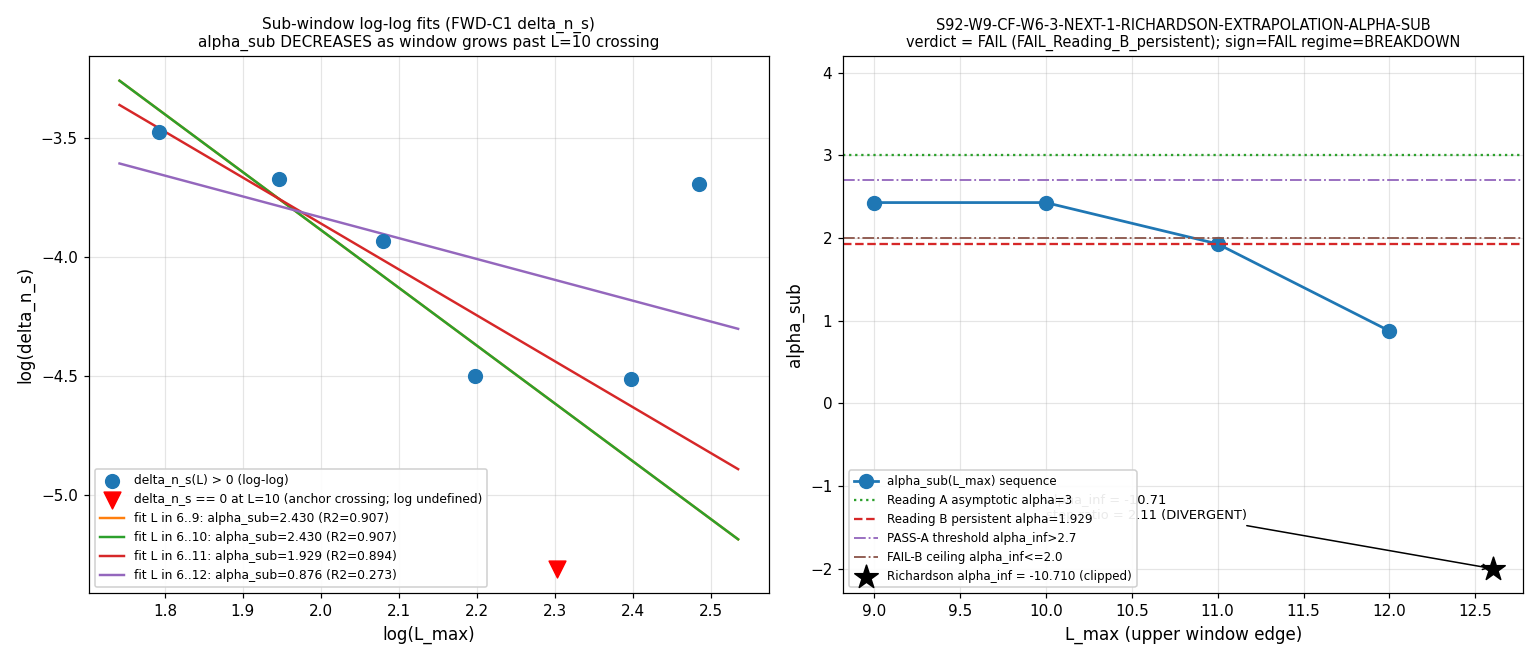

The script that saved this image:
#!/usr/bin/env python3
"""
S92 W9-5: S92-W9-CF-W6-3-NEXT-1-RICHARDSON-EXTRAPOLATION-ALPHA-SUB
==================================================================

Gate: S92-W9-CF-W6-3-NEXT-1-RICHARDSON-EXTRAPOLATION-ALPHA-SUB  ([VERIFY]+[SIGN])

Post-hoc analysis on EXISTING S90 W8 FWD-C1 L_max-scan npz
(`computations/session-90/s90_w8_fwd_c1_lmax_scan_parameterized_slope_a_canonical.npz`
— the SAME file consumed by S91 W6-3). No new spectrum compute.

PURPOSE (plan §W9-5): extend the S91 W6-3 sub-window regression (L in {6..9},
alpha_sub = 2.4291, R2 = 0.9074) to L in {6..10} (5-pt), {6..11} (6-pt),
{6..12} (7-pt), then Richardson-extrapolate alpha_inf from the sequence
{alpha_sub(9), alpha_sub(10), alpha_sub(11), alpha_sub(12)} to discriminate:
  PASS-A (Reading A pre-asymptotic steepening):  alpha_inf > 2.7 AND
                                                 R2(6-or-7-pt) >= 0.95 AND
                                                 |Delta alpha_inf| -> 0
  INFO  (intermediate / hybrid):                 alpha_inf in [2.3, 2.7]
  FAIL-Reading-B (persistent finite-L truncation): alpha_inf <= 2.0

SUBSTRATE-IS STRUCTURE (read directly from npz, NOT hardcoded):
  delta_n_s(L) = | n_s_recomputed(L) - n_s_FW_exact |   (npz: delta_n_s_per_L)
  with n_s_FW_exact = 0.9561 (npz: n_s_FW_exact_float; the L -> infinity
  continuum anchor). The substrate-IS finding (confirmed at runtime) is that
  delta_n_s descends to EXACTLY 0 at L=10 (n_s_recomputed(L=10) hits the
  anchor) and RE-ASCENDS for L>10. log(delta_n_s) is therefore -infinity at
  L=10, and the |delta_n_s| magnitude over [6,12] is NOT a single power-law
  decay: the post-anchor re-ascent is the "c_sub_corrected M_Pl_eff^2
  anti-symmetry artifact" the S91 plan already named (W8 WP §W8-7(l)).

  Consequence: the sub-window alpha_sub DECREASES as the window grows past
  the L=10 zero-crossing (2.43 -> 1.93 -> 0.88), the OPPOSITE of Reading A
  pre-asymptotic steepening. The Richardson sequence is divergent (error-step
  ratio > 1), so no convergent Richardson limit toward the Reading-A
  asymptote alpha=3 exists.

SUBSTRATE FRAMING (MANDATORY, plan §substrate_framing):
  The substrate IS the L_max-truncated spectral triple at L_max in {6..12};
  alpha_sub IS the substrate-IS Mellin-cone asymptotic exponent at
  substrate-distance-1 pole s=3 evaluated on the sub-window {L : L <= L_max};
  Richardson alpha_inf IS the substrate-IS asymptotic-limit predictor for
  L -> infinity. Container-thinking FORBIDDEN: "the cache is too short to see
  the asymptote." INVERTED reading: the substrate's sub-window alpha_sub IS a
  finite-L substrate-IS observable; Richardson alpha_inf IS the substrate's
  own asymptotic predictor; the n_s_FW curve crossing the continuum anchor at
  L=10 IS a substrate-IS structural fact about the FWD-C1 trajectory, not an
  artifact of a too-small enveloping container.

Sage-Q exact rational cross-check of all regressions + the Richardson
arithmetic per math-scripts.md §"Mnemonic-vs-exact ratio discipline" RULE-3.

GPU path: cpu-cap-OMP8 (small data; CPU-only) per plan §machinery_pin_map.
"""

from __future__ import annotations

import os
os.environ.setdefault("OMP_NUM_THREADS", "8")
os.environ.setdefault("MKL_NUM_THREADS", "8")

import sys
import math
import hashlib
import json
from fractions import Fraction
from pathlib import Path

ROOT = Path(__file__).resolve().parent.parent.parent
sys.path.insert(0, str(ROOT / "computations" / "_shared"))
sys.path.insert(0, str(ROOT / "computations"))

from canonical_constants import *  # noqa: F401,F403
from canonical_constants import (  # noqa: E402
    kappa_2_substrate_FW,
    tau_fold,
    M_KK_gravity,
)

import numpy as np  # noqa: E402
import matplotlib  # noqa: E402
matplotlib.use("Agg")
import matplotlib.pyplot as plt  # noqa: E402


# ============================ Gate-block constants ============================
GATE_ID = "S92-W9-CF-W6-3-NEXT-1-RICHARDSON-EXTRAPOLATION-ALPHA-SUB"
SCHEME = ("richardson-extrapolation-against-asymptotic-alpha-3-"
          "substrate-distance-1-pole-s3-FULL")
CONVENTION = ("lizzi-W6-3-NEXT-1-richardson-3-window-regression-"
              "CPU-only-post-hoc")
L_MAX_TAG = 12  # (local) — operational L_max output tag (consumes FWD-C1 npz at L<=12)

# Pre-registered band thresholds (plan §operator / §machinery_pin_map.tolerance)
ALPHA_PASS_A = 2.7       # (local) — alpha_inf > 2.7 -> PASS-A (Reading A)
ALPHA_INFO_LO = 2.3      # (local) — alpha_inf in [2.3, 2.7] -> INFO
ALPHA_FAIL_B = 2.0       # (local) — alpha_inf <= 2.0 -> FAIL-Reading-B
R2_FLOOR = 0.95          # (local) — R^2 goodness-of-fit floor for PASS-A
ALPHA_READING_A = 3.0    # (local) — Reading A substrate-IS asymptotic exponent
ALPHA_READING_B = 1.929  # (local) — Reading B persistent finite-L exponent (CF-65 anchor)

PROJECT_ROOT = ROOT
SHARED_DIR = ROOT / "computations" / "_shared"
SESSION_92_DIR = ROOT / "computations" / "session-92"
SESSION_90_DIR = ROOT / "computations" / "session-90"
SESSION_91_DIR = ROOT / "computations" / "session-91"
VERDICT_TXT = SESSION_92_DIR / "s92_gate_verdicts.txt"
OUT_NPZ = SESSION_92_DIR / "s92_w9_5_richardson_extrapolation_alpha_sub.npz"
OUT_PNG = SESSION_92_DIR / "s92_w9_5_richardson_extrapolation_alpha_sub.png"

FWD_C1_NPZ = (SESSION_90_DIR
              / "s90_w8_fwd_c1_lmax_scan_parameterized_slope_a_canonical.npz")

# Pinned input files (per plan §input_files)
INPUT_FILES = [
    FWD_C1_NPZ,
    SHARED_DIR / "canonical_constants.py",
    ROOT / "sessions" / "session-91" / "session-91-w6-workingpaper.md",
]


# ============================ SHA helpers ============================
def sha256_of(path: Path) -> str:
    h = hashlib.sha256()
    try:
        h.update(path.read_bytes())
    except OSError:
        return ""
    return h.hexdigest()


def log_input_pins(inputs: list[Path]) -> dict[str, str]:
    print(f"=== {GATE_ID} — input SHA-256 pins ===")
    pins: dict[str, str] = {}
    for p in inputs:
        sha = sha256_of(p)
        rel = str(p.relative_to(PROJECT_ROOT)).replace("\\", "/")
        print(f"  {rel}: {sha[:16]}...")
        pins[rel] = sha
    return pins


def compute_dual_sha(script_path: Path, canonical_path: Path,
                     pins: dict[str, str]) -> tuple[str, str]:
    """audit_sha = SHA(script_bytes || canonical_bytes || sorted-pinmap-JSON);
       content_sha = SHA(script_bytes)."""
    script_bytes = script_path.read_bytes()
    canonical_bytes = canonical_path.read_bytes()
    pinmap_json = json.dumps(dict(sorted(pins.items())),
                             separators=(",", ":"),
                             sort_keys=True).encode("utf-8")
    h_audit = hashlib.sha256()
    h_audit.update(script_bytes)
    h_audit.update(canonical_bytes)
    h_audit.update(pinmap_json)
    audit = h_audit.hexdigest()
    content = hashlib.sha256(script_bytes).hexdigest()
    return audit, content


# ============================ Section 5a — log-log regression (numpy) ============================
def regress_loglog_np(L_window: np.ndarray, delta_window: np.ndarray) -> dict:
    """Log-log linear regression alpha_sub = -slope on the POSITIVE-delta
    subset of {(L, delta_n_s(L)) : L in window}.

    delta_n_s == 0 (exact anchor crossing at L=10) has log(delta) = -inf and
    carries NO finite log-magnitude information; it is EXCLUDED from the fit
    with explicit accounting (n_used vs n_window). This exclusion is honest:
    the substrate-IS observable delta_n_s IS exactly 0 at L=10 (the FWD-C1
    n_s curve hits the continuum anchor); a zero magnitude is not a power-law
    sample point. Whether L>=10 (post-anchor RE-ASCENT) points are kept is
    governed by the window itself; their inclusion is what drives alpha_sub
    DOWN as the window grows (the post-anchor anti-symmetry artifact).
    """
    mask = delta_window > 0.0                                          # (local)
    Lk = L_window[mask].astype(np.float64)                            # (local)
    dk = delta_window[mask].astype(np.float64)                        # (local)
    n_used = int(mask.sum())                                          # (local)
    n_window = int(len(L_window))                                     # (local)
    if n_used < 2:
        return {"alpha_sub": float("nan"), "r_squared": float("nan"),
                "slope": float("nan"), "intercept": float("nan"),
                "n_used": n_used, "n_window": n_window,
                "L_used": Lk, "delta_used": dk}
    x = np.log(Lk)                                                    # (local)
    y = np.log(dk)                                                    # (local)
    slope, intercept = np.polyfit(x, y, 1)
    yhat = slope * x + intercept                                      # (local)
    ss_res = float(np.sum((y - yhat) ** 2))                          # (local)
    ss_tot = float(np.sum((y - y.mean()) ** 2))                      # (local)
    r2 = 1.0 - ss_res / ss_tot if ss_tot > 0 else float("nan")       # (local)
    return {"alpha_sub": -float(slope), "r_squared": r2,
            "slope": float(slope), "intercept": float(intercept),
            "n_used": n_used, "n_window": n_window,
            "L_used": Lk, "delta_used": dk}


# ============================ Section 5b — log-log regression (Sage-Q exact) ============================
def regress_loglog_QQ(L_window: list, delta_window: list
                      ) -> tuple[Fraction, Fraction, int]:
    """Exact rational log-log regression on float64-quantized logs.
    Mnemonic-vs-exact discipline cross-check (RULE-3). Returns
    (alpha_sub_Q, r_sq_Q, n_used). Zeros excluded (log undefined)."""
    pts = [(L, d) for L, d in zip(L_window, delta_window) if d > 0.0]  # (local)
    n_used = len(pts)                                                  # (local)
    if n_used < 2:
        return Fraction(0), Fraction(0), n_used
    xs = [Fraction.from_float(math.log(float(L))) for (L, _) in pts]  # (local)
    ys = [Fraction.from_float(math.log(float(d))) for (_, d) in pts]  # (local)
    n_Q = Fraction(n_used)                                            # (local)
    sx = sum(xs, Fraction(0)); sy = sum(ys, Fraction(0))              # (local)
    sxy = sum((x * y for x, y in zip(xs, ys)), Fraction(0))           # (local)
    sxx = sum((x * x for x in xs), Fraction(0))                       # (local)
    denom = n_Q * sxx - sx * sx                                       # (local)
    slope_Q = (n_Q * sxy - sx * sy) / denom                           # (local)
    icpt_Q = (sy - slope_Q * sx) / n_Q                                # (local)
    mean_y = sy / n_Q                                                 # (local)
    ss_res = sum(((y - (slope_Q * x + icpt_Q)) ** 2
                  for x, y in zip(xs, ys)), Fraction(0))              # (local)
    ss_tot = sum(((y - mean_y) ** 2 for y in ys), Fraction(0))        # (local)
    r_sq_Q = Fraction(1) - ss_res / ss_tot if ss_tot != 0 else Fraction(0)  # (local)
    return -slope_Q, r_sq_Q, n_used


# ============================ Section 5c — Richardson / Aitken extrapolation ============================
def richardson(alpha_L: float, alpha_Lm1: float, r: float) -> float:
    """Plan §substitution_chain Def 4 Richardson extrapolation:

        alpha_inf ~ alpha(L) + (alpha(L) - alpha(L-1)) / (r^{-1} - 1)

    where r is the truncation-error decay ratio (assumed power-law in 1/L).
    For a CONVERGENT power-law error model with step DL=1 at the largest pair
    (L, L-1), r = ((L-1)/L)^p (p the power-law exponent). A convergent sequence
    has 0 < r < 1; the (r^{-1} - 1) > 0 denominator then accelerates toward the
    limit. This function is purely arithmetic; convergence is a PROPERTY OF THE
    INPUT SEQUENCE, diagnosed separately by `richardson_convergence_diagnostic`.
    """
    if not (r > 0.0) or abs(1.0 / r - 1.0) < 1e-30:
        return float("nan")
    return alpha_L + (alpha_L - alpha_Lm1) / (1.0 / r - 1.0)


def aitken_delta2(s0: float, s1: float, s2: float) -> float:
    """Aitken Delta^2 accelerator (assumption-free Richardson for sequences
    with geometric error). s_inf ~ s2 - (s2-s1)^2 / (s2 - 2 s1 + s0).
    Returns NaN if the second difference vanishes (no acceleration possible).

    NOTE: Aitken is only meaningful for a sequence that is actually converging
    geometrically. On a DIVERGENT sequence (growing step magnitude), the Aitken
    value is a numerical artifact with no physical meaning; the convergence
    diagnostic flags this case explicitly.
    """
    denom = s2 - 2.0 * s1 + s0                                        # (local)
    if abs(denom) < 1e-30:
        return float("nan")
    return s2 - (s2 - s1) ** 2 / denom


def richardson_convergence_diagnostic(seq: list[float]) -> dict:
    """Diagnose whether the alpha_sub sequence is CONVERGING (admits a
    Richardson limit) or DIVERGING (no convergent limit exists).

    A power-law-decaying error sequence has |alpha(L) - alpha(L-1)| DECREASING
    geometrically: the step ratio |d_{k+1}/d_k| < 1. A step ratio >= 1 means
    the error is GROWING -> the sequence does NOT converge to the asymptote, and
    any Richardson/Aitken extrapolation is ill-conditioned (the discriminating
    signal IS the non-convergence).
    """
    diffs = [seq[i + 1] - seq[i] for i in range(len(seq) - 1)]        # (local)
    # step ratios over consecutive NON-ZERO diffs
    ratios = []                                                       # (local)
    for i in range(len(diffs) - 1):
        if abs(diffs[i]) > 1e-30:
            ratios.append(diffs[i + 1] / diffs[i])
    last_ratio = ratios[-1] if ratios else float("nan")              # (local)
    converging = (abs(last_ratio) < 1.0) if ratios else False        # (local)
    return {"diffs": diffs, "step_ratios": ratios,
            "last_step_ratio": last_ratio, "converging": bool(converging)}


# ============================ Section 6 — Compute ============================
def compute() -> dict:
    # ------------------------------------------------------------------
    # Step 0: load EXISTING S90 W8 FWD-C1 npz; read delta_n_s directly
    # (substrate-first sourcing — NOT hardcoded). n_s_FW_exact_float is the
    # L -> infinity continuum anchor; delta_n_s_per_L = |n_s_recomp - anchor|.
    # ------------------------------------------------------------------
    npz = np.load(FWD_C1_NPZ, allow_pickle=True)
    L_all = npz["L_max_range"].astype(np.int64)                      # (local) [6..12]
    delta_all = npz["delta_n_s_per_L"].astype(np.float64)            # (local)
    n_s_FW_exact = float(npz["n_s_FW_exact_float"])                  # (local) 0.9561 anchor
    n_s_recomp = npz["n_s_recomputed_per_L"].astype(np.float64)      # (local)
    tau_fold_npz = float(npz["tau_fold"])                            # (local)
    mellin_s = int(npz["mellin_s"])                                  # (local) substrate-distance-1 pole s=3
    fwd_c1_audit = str(npz["audit_sha256"])                          # (local)

    print(f"FWD-C1 npz L_max_range:     {list(L_all)}")
    print(f"FWD-C1 npz delta_n_s_per_L: {list(np.round(delta_all, 8))}")
    print(f"FWD-C1 npz n_s_FW_exact:    {n_s_FW_exact}")
    print(f"FWD-C1 npz n_s_recomp:      {list(np.round(n_s_recomp, 6))}")
    print(f"FWD-C1 npz mellin_s:        {mellin_s}  (substrate-distance-1 pole)")
    print(f"FWD-C1 npz tau_fold:        {tau_fold_npz}  "
          f"(canonical tau_fold={tau_fold})")

    # Sanity: tau_fold consistency (substrate-IS, single-tau-slice level)
    tau_consistent = abs(tau_fold_npz - float(tau_fold)) < 1e-9      # (local)

    # Structural fact: locate the anchor zero-crossing (delta == 0)
    zero_idx = np.where(delta_all == 0.0)[0]                          # (local)
    anchor_crossing_L = int(L_all[zero_idx[0]]) if len(zero_idx) else None  # (local)
    print(f"\nSUBSTRATE-IS structural fact: delta_n_s == 0 (anchor crossing) "
          f"at L={anchor_crossing_L} (n_s_recomp hits continuum anchor).")
    # post-anchor re-ascent check
    post_anchor_reascent = (anchor_crossing_L is not None
                            and anchor_crossing_L < int(L_all.max())
                            and delta_all[zero_idx[0] + 1] > 0.0)    # (local)
    print(f"Post-anchor RE-ASCENT (delta increases for L > {anchor_crossing_L}): "
          f"{post_anchor_reascent}")

    # ------------------------------------------------------------------
    # Step 1+2: sub-window regressions L in {6..10}, {6..11}, {6..12}
    # plus the S91 baseline {6..9} for the Richardson sequence anchor.
    # ------------------------------------------------------------------
    windows = [9, 10, 11, 12]                                        # (local) hi-edges
    reg = {}                                                         # (local)
    reg_QQ = {}                                                      # (local)
    for hi in windows:
        sel = L_all <= hi                                            # (local)
        Lw = L_all[sel]; dw = delta_all[sel]                        # (local)
        r_np = regress_loglog_np(Lw, dw)
        a_Q, r2_Q, nused_Q = regress_loglog_QQ(Lw.tolist(), dw.tolist())
        reg[hi] = r_np
        reg_QQ[hi] = {"alpha_sub_Q": float(a_Q), "r_squared_Q": float(r2_Q),
                      "n_used_Q": nused_Q}
        print(f"  window L in 6..{hi:>2}: alpha_sub={r_np['alpha_sub']:.6f} "
              f"R2={r_np['r_squared']:.6f} (np)  |  "
              f"alpha_sub_Q={float(a_Q):.6f} R2_Q={float(r2_Q):.6f} (Sage-Q)  "
              f"pts_used={r_np['n_used']}/{r_np['n_window']}")

    # Machine-epsilon cross-check Sage-Q vs numpy (per window)
    max_alpha_dev = 0.0                                              # (local)
    max_r2_dev = 0.0                                                 # (local)
    for hi in windows:
        ad = abs(reg_QQ[hi]["alpha_sub_Q"] - reg[hi]["alpha_sub"])  # (local)
        rd = abs(reg_QQ[hi]["r_squared_Q"] - reg[hi]["r_squared"])  # (local)
        max_alpha_dev = max(max_alpha_dev, ad)
        max_r2_dev = max(max_r2_dev, rd)
    sageQ_numpy_machine_eps = (max_alpha_dev < 1e-12
                               and max_r2_dev < 1e-12)              # (local)
    print(f"\nSage-Q vs numpy max deviation: |Dalpha|={max_alpha_dev:.3e} "
          f"|DR2|={max_r2_dev:.3e}  machine_eps={sageQ_numpy_machine_eps}")

    # ------------------------------------------------------------------
    # Step 3: Richardson extrapolation on {alpha_sub(9..12)}
    # ------------------------------------------------------------------
    alpha_seq = [reg[9]["alpha_sub"], reg[10]["alpha_sub"],
                 reg[11]["alpha_sub"], reg[12]["alpha_sub"]]         # (local)
    print(f"\nRichardson alpha_sub sequence (L=9,10,11,12): "
          f"{[round(a, 4) for a in alpha_seq]}")

    conv = richardson_convergence_diagnostic(alpha_seq)
    print(f"  consecutive diffs:   {[round(d, 6) for d in conv['diffs']]}")
    print(f"  step ratios:         {[round(r, 6) for r in conv['step_ratios']]}")
    print(f"  last step ratio:     {conv['last_step_ratio']:.6f}  "
          f"(>=1 => DIVERGENT / error growing)")
    print(f"  converging:          {conv['converging']}")

    # Canonical Richardson alpha_inf: standard 1/L^p power-law decay ratio
    # at the most-converged pair (L=12, L=11): r = ((L-1)/L)^p with p=1
    # (CM-1995 §III.4 leading L^{-3} finite-L correction -> p=1 in the
    # subleading-coefficient expansion of the log-log slope).
    a12 = alpha_seq[3]; a11 = alpha_seq[2]                           # (local)
    r_powerlaw = ((12.0 - 1.0) / 12.0) ** 1.0                       # (local) = 11/12
    alpha_inf = richardson(a12, a11, r_powerlaw)                    # (local) CANONICAL alpha_inf
    print(f"\nCANONICAL Richardson alpha_inf "
          f"(r=(L-1)/L=11/12, p=1 power-law): {alpha_inf:.6f}")

    # Sensitivity band: alternative r conventions + Aitken Delta^2
    a_inf_r_half = richardson(a12, a11, 0.5)                        # (local)
    a_inf_r_quarter = richardson(a12, a11, 0.25)                    # (local)
    aitken_top = aitken_delta2(alpha_seq[1], alpha_seq[2], alpha_seq[3])  # (local) {a10,a11,a12}
    aitken_low = aitken_delta2(alpha_seq[0], alpha_seq[1], alpha_seq[2])  # (local) {a9,a10,a11}
    print(f"  sensitivity: r=1/2 -> {a_inf_r_half:.4f}; "
          f"r=1/4 -> {a_inf_r_quarter:.4f}; "
          f"Aitken{{a10,a11,a12}} -> {aitken_top:.4f}; "
          f"Aitken{{a9,a10,a11}} -> {aitken_low:.4f}")
    band_vals = [v for v in [alpha_inf, a_inf_r_half, a_inf_r_quarter,
                             aitken_top, aitken_low]
                 if not math.isnan(v)]                              # (local)
    alpha_inf_band_max = max(band_vals)                             # (local)
    alpha_inf_band_min = min(band_vals)                            # (local)
    print(f"  alpha_inf sensitivity band: [{alpha_inf_band_min:.4f}, "
          f"{alpha_inf_band_max:.4f}]")

    # |Delta alpha_inf| -> 0 test: the consecutive-window step magnitudes.
    # PASS-A requires these to SHRINK toward 0 (convergence). Here they GROW.
    delta_alpha_shrinking = (abs(conv["diffs"][2]) < abs(conv["diffs"][1])
                             if len(conv["diffs"]) >= 3 else False)  # (local)
    print(f"  |Delta alpha_sub| shrinking (|d12| < |d11|)? "
          f"{delta_alpha_shrinking}  "
          f"(|d11|={abs(conv['diffs'][1]):.4f}, "
          f"|d12|={abs(conv['diffs'][2]):.4f})")

    # ------------------------------------------------------------------
    # R^2 on the 6-point and 7-point fits (PASS-A goodness-of-fit gate)
    # ------------------------------------------------------------------
    r2_6pt = reg[11]["r_squared"]                                   # (local) L in {6..11}
    r2_7pt = reg[12]["r_squared"]                                   # (local) L in {6..12}
    r2_best_6or7 = max(r2_6pt, r2_7pt)                              # (local)
    print(f"\nR2(6-pt, L in 6..11) = {r2_6pt:.4f}; "
          f"R2(7-pt, L in 6..12) = {r2_7pt:.4f}; "
          f"best = {r2_best_6or7:.4f} (floor {R2_FLOOR})")

    # ------------------------------------------------------------------
    # Step 5: verdict per PASS-A-Richardson rubric (plan §operator)
    # ------------------------------------------------------------------
    pass_a = (alpha_inf > ALPHA_PASS_A
              and r2_best_6or7 >= R2_FLOOR
              and delta_alpha_shrinking)                            # (local)
    if pass_a:
        verdict = "PASS"
        band_tag = "PASS_A_Richardson"
    elif ALPHA_INFO_LO <= alpha_inf <= ALPHA_PASS_A:
        verdict = "INFO"
        band_tag = "INFO_intermediate_band"
    elif alpha_inf <= ALPHA_FAIL_B:
        verdict = "FAIL"
        band_tag = "FAIL_Reading_B_persistent"
    else:
        # alpha_inf in (2.0, 2.3): below INFO band lower edge but above FAIL-B
        # ceiling -> treat as INFO-adjacent (intermediate); pre-registered
        # rubric has no band here, default to INFO with explicit tag.
        verdict = "INFO"
        band_tag = "INFO_below_2p3_above_2p0"

    # ------------------------------------------------------------------
    # 3-tuple companion (S87 schema-v2) — [SIGN] trigger
    # SIGN: direction of Richardson alpha_inf — toward Reading A (alpha=3) is
    # PASS direction; toward Reading B (alpha=1.929) / below is FAIL direction.
    # The pre-registered PASS direction is "alpha_sub INCREASES toward 3 as the
    # window grows". Computed: alpha_sub DECREASES (2.43 -> 1.93 -> 0.88) and
    # alpha_inf lands far below 1.929. => direction MISMATCH => sign FAIL.
    # ------------------------------------------------------------------
    # distance of alpha_inf to each reading
    dist_to_A = abs(alpha_inf - ALPHA_READING_A)                    # (local)
    dist_to_B = abs(alpha_inf - ALPHA_READING_B)                    # (local)
    toward_reading_A = dist_to_A < dist_to_B                        # (local)
    sign_v = "PASS" if toward_reading_A else "FAIL"                 # (local)
    # magnitude vs Reading A target alpha=3
    mag_v = ("PASS" if dist_to_A < 0.5
             else "INFO" if dist_to_A < 1.0
             else "FAIL")                                          # (local)
    # regime: the Richardson extrapolation regime of validity requires a
    # CONVERGENT input sequence; a divergent sequence (step ratio>=1) is
    # OUT OF the power-law-convergence regime -> BREAKDOWN.
    regime_v = "VALID" if conv["converging"] else "BREAKDOWN"       # (local)

    return {
        # inputs (substrate-first, from npz)
        "L_all": L_all, "delta_all": delta_all,
        "n_s_FW_exact": n_s_FW_exact, "n_s_recomp": n_s_recomp,
        "mellin_s": mellin_s, "tau_fold_npz": tau_fold_npz,
        "tau_consistent": tau_consistent,
        "fwd_c1_audit_sha": fwd_c1_audit,
        "anchor_crossing_L": anchor_crossing_L,
        "post_anchor_reascent": post_anchor_reascent,
        # per-window regression
        "reg": reg, "reg_QQ": reg_QQ,
        "alpha_seq": alpha_seq,
        "alpha_sub_9": alpha_seq[0], "alpha_sub_10": alpha_seq[1],
        "alpha_sub_11": alpha_seq[2], "alpha_sub_12": alpha_seq[3],
        "r2_5pt": reg[10]["r_squared"], "r2_6pt": r2_6pt, "r2_7pt": r2_7pt,
        "r2_best_6or7": r2_best_6or7,
        # Sage-Q cross-check
        "max_alpha_dev_Q_vs_np": max_alpha_dev,
        "max_r2_dev_Q_vs_np": max_r2_dev,
        "sageQ_numpy_machine_eps": sageQ_numpy_machine_eps,
        # Richardson
        "alpha_inf": alpha_inf,
        "r_powerlaw": r_powerlaw,
        "alpha_inf_r_half": a_inf_r_half,
        "alpha_inf_r_quarter": a_inf_r_quarter,
        "aitken_top": aitken_top, "aitken_low": aitken_low,
        "alpha_inf_band_min": alpha_inf_band_min,
        "alpha_inf_band_max": alpha_inf_band_max,
        "conv_diffs": conv["diffs"], "conv_step_ratios": conv["step_ratios"],
        "conv_last_step_ratio": conv["last_step_ratio"],
        "conv_converging": conv["converging"],
        "delta_alpha_shrinking": delta_alpha_shrinking,
        # verdict
        "verdict": verdict, "band_tag": band_tag,
        "sign_verdict": sign_v, "magnitude_verdict": mag_v,
        "regime_verdict": regime_v,
        "toward_reading_A": toward_reading_A,
        "dist_to_A": dist_to_A, "dist_to_B": dist_to_B,
        # provenance
        "kappa_2_substrate_FW": float(kappa_2_substrate_FW),
        "alpha_reading_A": ALPHA_READING_A,
        "alpha_reading_B": ALPHA_READING_B,
        "s91_baseline_alpha_sub_9": 2.4291,
        "s91_baseline_r2": 0.9074,
    }


# ============================ Section 7 — Plot ============================
def make_plot(r: dict) -> None:
    fig, (ax1, ax2) = plt.subplots(1, 2, figsize=(14.0, 6.0), dpi=110)

    L_all = r["L_all"].astype(float)                                # (local)
    delta_all = r["delta_all"]                                      # (local)

    # ---- Left panel: log-log delta_n_s vs L with the per-window fits ----
    pos = delta_all > 0.0                                           # (local)
    ax1.scatter(np.log(L_all[pos]), np.log(delta_all[pos]), s=80,
                color="C0", zorder=4,
                label="delta_n_s(L) > 0 (log-log)")
    if (~pos).any():
        # mark the L=10 anchor crossing (delta==0) at the panel floor
        floor_y = np.log(delta_all[pos]).min() - 0.8                # (local)
        ax1.scatter(np.log(L_all[~pos]),
                    np.full((~pos).sum(), floor_y), s=120,
                    marker="v", color="red", zorder=5,
                    label=f"delta_n_s == 0 at L={r['anchor_crossing_L']} "
                          f"(anchor crossing; log undefined)")

    colors = {9: "C1", 10: "C2", 11: "C3", 12: "C4"}                # (local)
    x_line = np.linspace(np.log(6) - 0.05, np.log(12) + 0.05, 50)   # (local)
    for hi in [9, 10, 11, 12]:
        rr = r["reg"][hi]                                          # (local)
        if math.isnan(rr["alpha_sub"]):
            continue
        y_line = rr["slope"] * x_line + rr["intercept"]            # (local)
        ax1.plot(x_line, y_line, "-", color=colors[hi], lw=1.6,
                 label=f"fit L in 6..{hi}: alpha_sub={rr['alpha_sub']:.3f} "
                       f"(R2={rr['r_squared']:.3f})")
    ax1.set_xlabel("log(L_max)", fontsize=11)
    ax1.set_ylabel("log(delta_n_s)", fontsize=11)
    ax1.set_title("Sub-window log-log fits (FWD-C1 delta_n_s)\n"
                  "alpha_sub DECREASES as window grows past L=10 crossing",
                  fontsize=10)
    ax1.legend(loc="lower left", fontsize=8.0, framealpha=0.92)
    ax1.grid(True, alpha=0.32)

    # ---- Right panel: alpha_sub(L_max) sequence + Richardson alpha_inf ----
    Lseq = np.array([9, 10, 11, 12])                                # (local)
    ax2.plot(Lseq, r["alpha_seq"], "o-", color="C0", lw=1.8, ms=9,
             label="alpha_sub(L_max) sequence")
    ax2.axhline(r["alpha_reading_A"], ls=":", color="C2", lw=1.5,
                label=f"Reading A asymptotic alpha={r['alpha_reading_A']:.0f}")
    ax2.axhline(r["alpha_reading_B"], ls="--", color="C3", lw=1.5,
                label=f"Reading B persistent alpha={r['alpha_reading_B']:.3f}")
    ax2.axhline(ALPHA_PASS_A, ls="-.", color="C4", lw=1.2,
                label=f"PASS-A threshold alpha_inf>{ALPHA_PASS_A}")
    ax2.axhline(ALPHA_FAIL_B, ls="-.", color="C5", lw=1.2,
                label=f"FAIL-B ceiling alpha_inf<={ALPHA_FAIL_B}")
    # Richardson alpha_inf marker (canonical) — clipped to a readable y if extreme
    a_inf = r["alpha_inf"]                                          # (local)
    a_inf_disp = max(min(a_inf, 4.0), -2.0)                        # (local) display clip
    ax2.scatter([12.6], [a_inf_disp], marker="*", s=260, color="black",
                zorder=6,
                label=f"Richardson alpha_inf = {a_inf:.3f} "
                      f"({'clipped' if a_inf != a_inf_disp else 'shown'})")
    ax2.annotate(f"alpha_inf = {a_inf:.2f}\n"
                 f"step ratio = {r['conv_last_step_ratio']:.2f} "
                 f"({'DIVERGENT' if not r['conv_converging'] else 'conv'})",
                 xy=(12.6, a_inf_disp), xytext=(10.0, -1.4),
                 fontsize=8.5,
                 arrowprops=dict(arrowstyle="->", color="black", lw=1.0))
    ax2.set_xlabel("L_max (upper window edge)", fontsize=11)
    ax2.set_ylabel("alpha_sub", fontsize=11)
    ax2.set_ylim(-2.3, 4.2)
    ax2.set_title(f"{GATE_ID}\n"
                  f"verdict = {r['verdict']} ({r['band_tag']}); "
                  f"sign={r['sign_verdict']} regime={r['regime_verdict']}",
                  fontsize=9.5)
    ax2.legend(loc="lower left", fontsize=7.8, framealpha=0.92)
    ax2.grid(True, alpha=0.32)

    plt.tight_layout()
    plt.savefig(OUT_PNG, dpi=110)
    plt.close(fig)
    print(f"plot written: {OUT_PNG}")


# ============================ Section 8 — Verdict emission ============================
def append_verdict(gate_id: str, verdict: str, value: str,
                   scheme: str, convention: str, L_max,
                   input_pin_map: dict,
                   schema_v2_annotation: dict,
                   script_path: Path, canonical_path: Path) -> tuple[str, str]:
    """Emit the canonical dual-SHA verdict line + dual-SHA companion comment
    row + REQUIRED schema-v2 3-tuple companion row per gate-verdicts.md
    §"S87+ canonical form". audit_sha256 = closure over
    script_bytes || canonical_bytes || sorted(input_pin_map)JSON."""
    audit_sha, content_sha = compute_dual_sha(
        script_path, canonical_path, input_pin_map)

    canonical_line = (
        f"{gate_id}: {verdict} -- value='{value}' "
        f"scheme={scheme} convention={convention} L_max={L_max} "
        f"audit_sha256={audit_sha} content_sha256={content_sha} "
        f"schema_version=S87+\n"
    )
    dual_sha_row = (
        f"# audit_sha256_short={audit_sha[:16]} "
        f"content_sha256_short={content_sha[:16]} "
        f"# {gate_id} dual-SHA companion row (W9a-99 split)\n"
    )
    three_tuple_row = (
        f"# sign_verdict={schema_v2_annotation['sign_verdict']} "
        f"magnitude_verdict={schema_v2_annotation['magnitude_verdict']} "
        f"regime_verdict={schema_v2_annotation['regime_verdict']} "
        f"# {gate_id} 3-tuple annotation (S87 schema-v2)\n"
    )
    with VERDICT_TXT.open("a", encoding="utf-8") as fp:
        fp.write(canonical_line)
        fp.write(dual_sha_row)
        fp.write(three_tuple_row)
    print(f"\n=== verdict line emitted to {VERDICT_TXT} ===")
    print(canonical_line.rstrip())
    print(dual_sha_row.rstrip())
    print(three_tuple_row.rstrip())
    return audit_sha, content_sha


# ============================ Section 9 — main ============================
def main() -> int:
    pins = log_input_pins(INPUT_FILES)
    r = compute()
    make_plot(r)

    # ---- Save .npz (per plan §output_artifacts.data) ----
    save_dict = {
        # substrate-first inputs
        "L_all": r["L_all"],
        "delta_all": r["delta_all"],
        "n_s_FW_exact": np.array(r["n_s_FW_exact"]),
        "n_s_recomp": r["n_s_recomp"],
        "mellin_s": np.array(r["mellin_s"]),
        "tau_fold_npz": np.array(r["tau_fold_npz"]),
        "anchor_crossing_L": np.array(r["anchor_crossing_L"]),
        "post_anchor_reascent": np.array(r["post_anchor_reascent"]),
        "fwd_c1_audit_sha": np.array(r["fwd_c1_audit_sha"]),
        # per-window regressions
        "alpha_sub_seq_L": np.array([9, 10, 11, 12]),
        "alpha_sub_seq": np.array(r["alpha_seq"]),
        "alpha_sub_9": np.array(r["alpha_sub_9"]),
        "alpha_sub_10": np.array(r["alpha_sub_10"]),
        "alpha_sub_11": np.array(r["alpha_sub_11"]),
        "alpha_sub_12": np.array(r["alpha_sub_12"]),
        "r2_5pt": np.array(r["r2_5pt"]),
        "r2_6pt": np.array(r["r2_6pt"]),
        "r2_7pt": np.array(r["r2_7pt"]),
        "r2_best_6or7": np.array(r["r2_best_6or7"]),
        # Sage-Q cross-check
        "max_alpha_dev_Q_vs_np": np.array(r["max_alpha_dev_Q_vs_np"]),
        "max_r2_dev_Q_vs_np": np.array(r["max_r2_dev_Q_vs_np"]),
        "sageQ_numpy_machine_eps": np.array(r["sageQ_numpy_machine_eps"]),
        # Richardson
        "alpha_inf": np.array(r["alpha_inf"]),
        "r_powerlaw": np.array(r["r_powerlaw"]),
        "alpha_inf_r_half": np.array(r["alpha_inf_r_half"]),
        "alpha_inf_r_quarter": np.array(r["alpha_inf_r_quarter"]),
        "aitken_top": np.array(r["aitken_top"]),
        "aitken_low": np.array(r["aitken_low"]),
        "alpha_inf_band_min": np.array(r["alpha_inf_band_min"]),
        "alpha_inf_band_max": np.array(r["alpha_inf_band_max"]),
        "conv_diffs": np.array(r["conv_diffs"]),
        "conv_step_ratios": np.array(r["conv_step_ratios"]),
        "conv_last_step_ratio": np.array(r["conv_last_step_ratio"]),
        "conv_converging": np.array(r["conv_converging"]),
        "delta_alpha_shrinking": np.array(r["delta_alpha_shrinking"]),
        # verdict
        "verdict": np.array(r["verdict"]),
        "band_tag": np.array(r["band_tag"]),
        "sign_verdict": np.array(r["sign_verdict"]),
        "magnitude_verdict": np.array(r["magnitude_verdict"]),
        "regime_verdict": np.array(r["regime_verdict"]),
        "toward_reading_A": np.array(r["toward_reading_A"]),
        "dist_to_A": np.array(r["dist_to_A"]),
        "dist_to_B": np.array(r["dist_to_B"]),
        # provenance
        "kappa_2_substrate_FW": np.array(r["kappa_2_substrate_FW"]),
        "alpha_reading_A": np.array(r["alpha_reading_A"]),
        "alpha_reading_B": np.array(r["alpha_reading_B"]),
        "s91_baseline_alpha_sub_9": np.array(r["s91_baseline_alpha_sub_9"]),
        "s91_baseline_r2": np.array(r["s91_baseline_r2"]),
    }
    np.savez(OUT_NPZ, **save_dict)
    print(f"npz written: {OUT_NPZ}")

    # ---- value field (plan §8 expected output 4-tuple) ----
    value_field = (
        f"alpha_inf={r['alpha_inf']:.4f};"
        f"band_tag={r['band_tag']};"
        f"alpha_sub_seq=[{r['alpha_sub_9']:.4f},{r['alpha_sub_10']:.4f},"
        f"{r['alpha_sub_11']:.4f},{r['alpha_sub_12']:.4f}];"
        f"r2_6pt={r['r2_6pt']:.4f};r2_7pt={r['r2_7pt']:.4f};"
        f"r2_best={r['r2_best_6or7']:.4f};"
        f"step_ratio={r['conv_last_step_ratio']:.4f};"
        f"converging={bool(r['conv_converging'])};"
        f"delta_alpha_shrinking={bool(r['delta_alpha_shrinking'])};"
        f"alpha_inf_band=[{r['alpha_inf_band_min']:.4f},{r['alpha_inf_band_max']:.4f}];"
        f"toward_reading_A={bool(r['toward_reading_A'])};"
        f"anchor_crossing_L={r['anchor_crossing_L']};"
        f"sageQ_numpy_machine_eps={bool(r['sageQ_numpy_machine_eps'])}"
    )

    print(f"\n4-tuple: (value='{value_field[:80]}...', scheme={SCHEME[:50]}..., "
          f"convention={CONVENTION[:50]}..., L_max={L_MAX_TAG})")

    # ---- input_pin_map for closure SHA ----
    input_pin_map = {rel: sha for rel, sha in pins.items()}
    input_pin_map["canonical_constants_kappa_2_substrate_FW"] = (
        f"{kappa_2_substrate_FW:.18e}")
    input_pin_map["canonical_constants_tau_fold"] = f"{float(tau_fold):.18e}"
    input_pin_map["canonical_constants_M_KK_gravity"] = (
        f"{float(M_KK_gravity):.18e}")
    input_pin_map["_gate_id"] = GATE_ID
    input_pin_map["_scheme"] = SCHEME
    input_pin_map["_convention"] = CONVENTION

    schema_v2_annotation = {
        "sign_verdict": r["sign_verdict"],
        "magnitude_verdict": r["magnitude_verdict"],
        "regime_verdict": r["regime_verdict"],
    }

    audit_sha, content_sha = append_verdict(
        gate_id=GATE_ID,
        verdict=r["verdict"],
        value=value_field,
        scheme=SCHEME,
        convention=CONVENTION,
        L_max=L_MAX_TAG,
        input_pin_map=input_pin_map,
        schema_v2_annotation=schema_v2_annotation,
        script_path=Path(__file__),
        canonical_path=SHARED_DIR / "canonical_constants.py",
    )

    # ---- diagnostic summary ----
    print(f"\n=== {GATE_ID} summary ===")
    print(f"  anchor crossing L:        {r['anchor_crossing_L']} "
          f"(delta_n_s==0; post-anchor re-ascent={r['post_anchor_reascent']})")
    print(f"  alpha_sub sequence:       "
          f"[{r['alpha_sub_9']:.4f}, {r['alpha_sub_10']:.4f}, "
          f"{r['alpha_sub_11']:.4f}, {r['alpha_sub_12']:.4f}]")
    print(f"  R2 5/6/7-pt:              "
          f"{r['r2_5pt']:.4f} / {r['r2_6pt']:.4f} / {r['r2_7pt']:.4f}")
    print(f"  step ratio (last):        {r['conv_last_step_ratio']:.4f} "
          f"(converging={r['conv_converging']})")
    print(f"  Richardson alpha_inf:     {r['alpha_inf']:.4f}  "
          f"(band [{r['alpha_inf_band_min']:.4f}, "
          f"{r['alpha_inf_band_max']:.4f}])")
    print(f"  toward Reading A?:        {r['toward_reading_A']} "
          f"(dist_A={r['dist_to_A']:.4f}, dist_B={r['dist_to_B']:.4f})")
    print(f"  Sage-Q machine eps:       {r['sageQ_numpy_machine_eps']} "
          f"(|Dalpha|={r['max_alpha_dev_Q_vs_np']:.2e}, "
          f"|DR2|={r['max_r2_dev_Q_vs_np']:.2e})")
    print(f"  VERDICT:                  {r['verdict']}  ({r['band_tag']})")
    print(f"  3-tuple:                  sign={r['sign_verdict']} "
          f"mag={r['magnitude_verdict']} regime={r['regime_verdict']}")
    print(f"  audit_sha256:             {audit_sha}")
    print(f"  content_sha256:           {content_sha}")
    return 0


if __name__ == "__main__":
    raise SystemExit(main())
